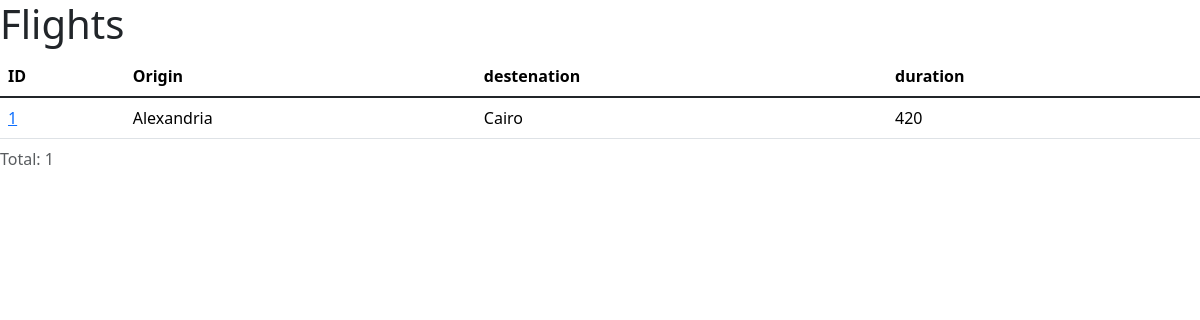
Before: /flight/ with the older database file.
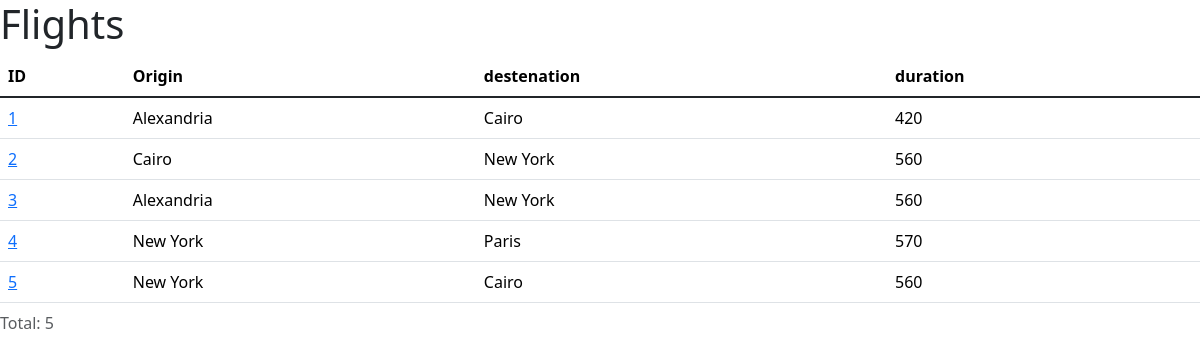
After: the same page with the newer database file.
### Flight/models.py (models this page shows, shortened)
class Flight(models.Model):
    origin = models.ForeignKey(Airport, on_delete=models.CASCADE, related_name="departures")
    destination = models.ForeignKey(Airport, on_delete=models.CASCADE, related_name="arrivals")
    duration = models.IntegerField()

class Airport(models.Model):
    code = models.CharField(max_length=3)
    city = models.CharField(max_length=64)

### Flight/views.py (the view)
# urls.py: path('', views.index, name='index'),
def index(request):
    return render(request, "flight/index.html", {"flights": Flight.objects.all(), 'lenght': len(Flight.objects.all())})

### Flight/templates/Flight/index.html
{% extends 'flight/layout.html' %}
{% block body %}
<h1>Flights</h1>
    {% if flights %}
    <table class="table table-hover">
    <caption>Total: {{ lenght }}</caption>
    <thead>
      <tr>
        <th scope="col">ID</th>
        <th scope="col">Origin</th>
        <th scope="col">destenation</th>
        <th scope="col">duration</th>
      </tr>
    </thead>
    <tbody class="table-group-divider">
    {% for flight in flights %}
        <tr>
          <td><a href="{% url 'flight' flight.id %}">{{flight.id}}</a></td>
          <td>{{flight.origin.city}}</td>
          <td>{{flight.destination.city}}</td>
          <td>{{flight.duration}}</td>
        </tr>
        {% endfor %}
      </tbody>
    </table>
    {% else %}
    <h2>No Flights</h1>
    {% endif %}
{% endblock %}

### Flight/templates/Flight/layout.html (shortened to what this page needs)
{% load static %}
<!DOCTYPE html>
<html lang="en">
<head>
    <link href="https://cdn.jsdelivr.net/npm/bootstrap@5.3.8/dist/css/bootstrap.min.css" rel="stylesheet">
</head>
<body>
    {% block body %}
    {% endblock %}
</body>
</html>

Changed rows visible on the page:
added Flight: id "2", origin.city "Cairo", destination.city "New York", duration "560"
added Flight: id "3", origin.city "Alexandria", destination.city "New York", duration "560"
added Flight: id "4", origin.city "New York", destination.city "Paris", duration "570"
added Flight: id "5", origin.city "New York", destination.city "Cairo", duration "560"
Other visible differences:
{{ lenght }}: "1" → "5"
